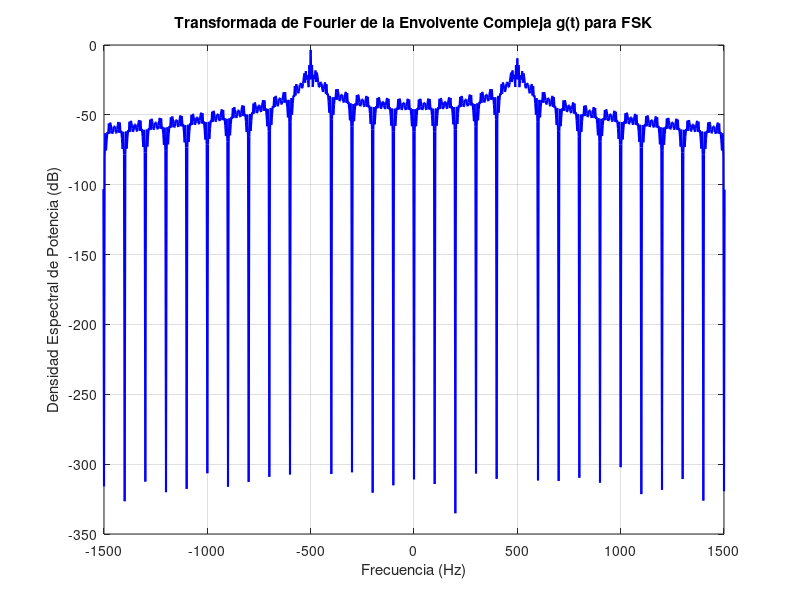

MATLAB code to generate this figure: (Note: this script raises an error after producing the figure.)
% =========================================================================
% Laboratorio Presencial: Modulación FSK
% Transformada de Fourier de la envolvente compleja g(t)
%Actividad laboratorio
% =========================================================================
clear; clc; close all;

%% 1. Parámetros de Simulación
R = 100;             % Tasa de bits (100 bps)
Tb = 1/R;            % Tiempo de bit
fs = 10000;          % Frecuencia de muestreo (Hz)
N_bits = 30;         % Cantidad de bits a simular
t = 0:1/fs:(N_bits*Tb)-(1/fs); % Vector de tiempo

Ac = 1;              % Amplitud
Delta_f = 500;       % Desviación de frecuencia (Hz)

%% 2. Generación de m(t) y la envolvente compleja g(t)
% FSK requiere una señal modulante polar (-1 y 1) para subir y bajar la frecuencia
bits = randi([0 1], 1, N_bits); 
m_unipolar = repelem(bits, fs*Tb); 
m_polar = 2*m_unipolar - 1; % Conversión a polar (-1 a 1)

% Cálculo de la integral de m(t) usando suma acumulativa
integral_m = cumsum(m_polar) / fs;

% Envolvente compleja g(t) según la ecuación teórica de FM/FSK
g_t = Ac .* exp(1j * 2 * pi * Delta_f * integral_m);

%% 3. Transformada de Fourier de g(t)
N = length(g_t);
f_axis = (-N/2:N/2-1)*(fs/N); % Eje de frecuencias centrado en 0
G_f = fftshift(fft(g_t)) / N; % FFT

%% 4. Gráfica para el informe
figure('Name', 'Espectro de la Envolvente Compleja FSK');
plot(f_axis, 10*log10(abs(G_f).^2), 'b', 'LineWidth', 1.5); % Graficado en dB para emular un analizador de espectro

title('Transformada de Fourier de la Envolvente Compleja g(t) para FSK');
xlabel('Frecuencia (Hz)');
ylabel('Densidad Espectral de Potencia (dB)');
xlim([-1500 1500]); grid on;

% Líneas de los picos teóricos (Marca y Espacio)
xline(-Delta_f, '-g', 'Espacio (-\Delta f)', 'LabelVerticalAlignment', 'bottom');
xline(Delta_f, '-g', 'Marca (+\Delta f)', 'LabelVerticalAlignment', 'bottom');

% Líneas del Ancho de Banda Teórico (Regla de Carson)
BW_carson = 2*(Delta_f + R);
xline(-(BW_carson/2), '--r');
xline((BW_carson/2), '--r');
legend('Espectro g(t)', 'Frecuencias \pm \Delta f', 'Límites Regla de Carson');

%==========================================================================

% =========================================================================
% Transformada de Fourier de la envolvente compleja g(t) - Modulación OOK
% Actividad Previa
% =========================================================================
clear; clc; close all;

%% Parámetros
R = 10;              % Tasa de bits (bits por segundo)
Tb = 1/R;            % Tiempo de bit (s)
fs = 1000 * R;       % Frecuencia de muestreo
N_bits = 20;         % Número de bits simulados
t = 0:1/fs:(N_bits*Tb)-(1/fs); 

Ac = 1;              % Amplitud de la portadora

%% Generación de g(t)
bits = randi([0 1], 1, N_bits); % Generación de datos
m_t = repelem(bits, fs*Tb);     % Tren de pulsos unipolar
g_t = Ac .* m_t;                % Envolvente compleja

%% Transformada de Fourier
N = length(g_t);
f_axis = (-N/2:N/2-1)*(fs/N); 
G_f = fftshift(fft(g_t)) / N; 

%% Gráfica
figure('Name', 'Espectro Banda Base');
plot(f_axis, abs(G_f), 'b', 'LineWidth', 1.5);
title('Transformada de Fourier de la Envolvente Compleja g(t)');
xlabel('Frecuencia (Hz)'); ylabel('Magnitud |G(f)|');
xlim([-30 30]); grid on;

% Líneas de los nulos teóricos
xline(-R, '--r', 'Nulo Inferior (-R)');
xline(R, '--r', 'Nulo Superior (+R)');
